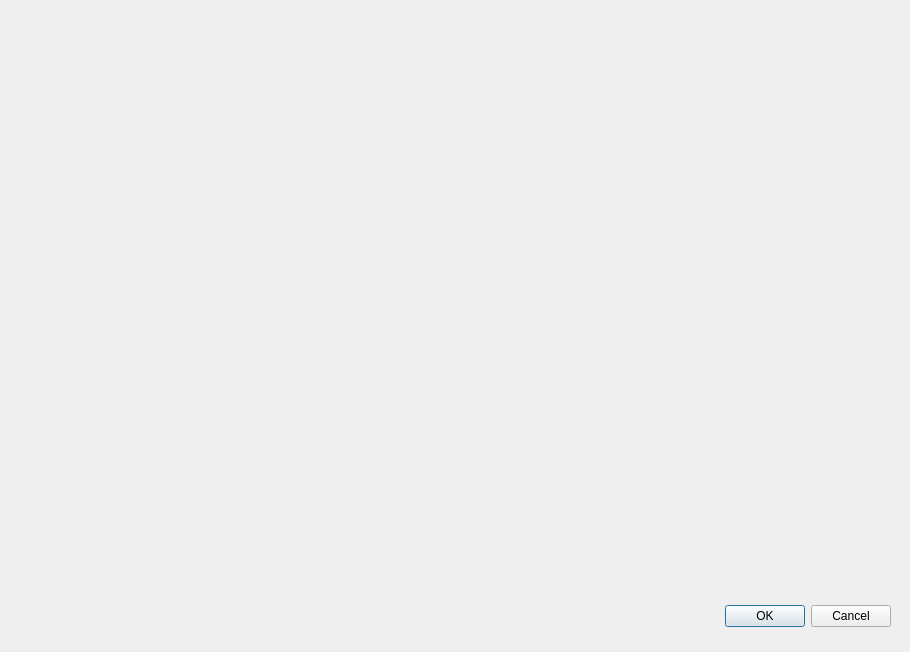
<?xml version="1.0" encoding="UTF-8"?>
<ui version="4.0">
 <class>ChordProgressionCreationDialog</class>
 <widget class="QDialog" name="ChordProgressionCreationDialog">
  <property name="geometry">
   <rect>
    <x>0</x>
    <y>0</y>
    <width>910</width>
    <height>652</height>
   </rect>
  </property>
  <property name="windowTitle">
   <string>Creating Chord Progression ...</string>
  </property>
  <widget class="QDialogButtonBox" name="buttonBox">
   <property name="geometry">
    <rect>
     <x>430</x>
     <y>600</y>
     <width>461</width>
     <height>32</height>
    </rect>
   </property>
   <property name="orientation">
    <enum>Qt::Horizontal</enum>
   </property>
   <property name="standardButtons">
    <set>QDialogButtonBox::Cancel|QDialogButtonBox::Ok</set>
   </property>
  </widget>
 </widget>
 <resources/>
 <connections>
  <connection>
   <sender>buttonBox</sender>
   <signal>accepted()</signal>
   <receiver>ChordProgressionCreationDialog</receiver>
   <slot>accept()</slot>
   <hints>
    <hint type="sourcelabel">
     <x>248</x>
     <y>254</y>
    </hint>
    <hint type="destinationlabel">
     <x>157</x>
     <y>274</y>
    </hint>
   </hints>
  </connection>
  <connection>
   <sender>buttonBox</sender>
   <signal>rejected()</signal>
   <receiver>ChordProgressionCreationDialog</receiver>
   <slot>reject()</slot>
   <hints>
    <hint type="sourcelabel">
     <x>316</x>
     <y>260</y>
    </hint>
    <hint type="destinationlabel">
     <x>286</x>
     <y>274</y>
    </hint>
   </hints>
  </connection>
 </connections>
</ui>
